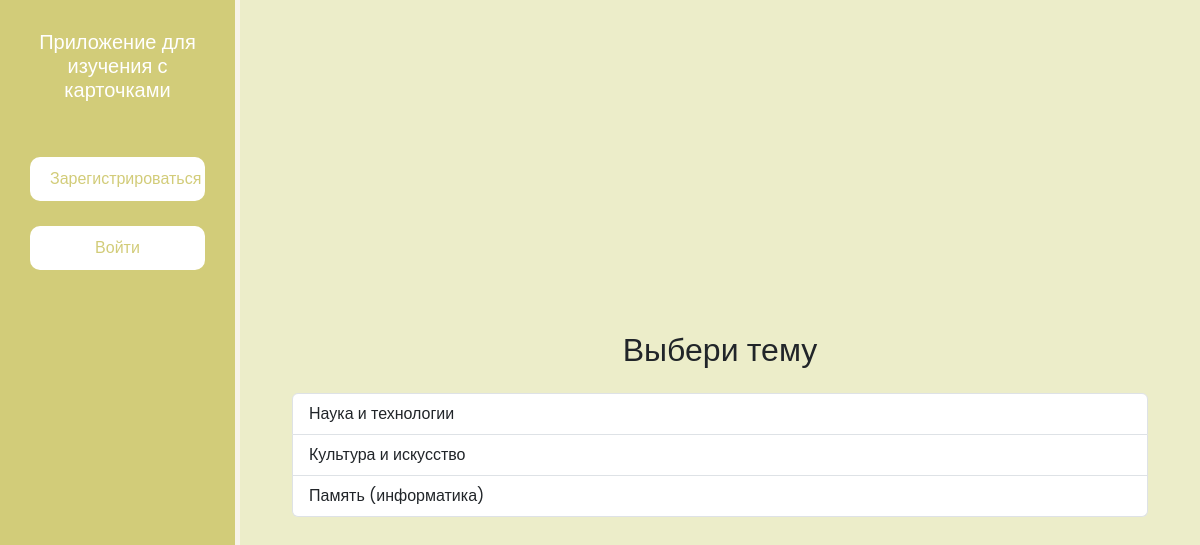
Page /popular/ on the committed database.
### cards/models.py (models this page shows, shortened)
class Topic(models.Model):
    name = models.CharField(max_length=255)

### cards/views.py (the view)
# urls.py: path('popular/', views.popular_cards, name='popular_cards'),
def popular_cards(request):
    topics = Topic.objects.all()
    return render(request, 'cards/popular_cards.html', {'topics': topics})

### cards/templates/cards/popular_cards.html (shortened to what this page needs)
{% extends 'users/layout.html' %}
{% load static %}
{% block content %}
<div class="container mt-5">
    <h2 class="text-center mb-4">Выбери тему</h2>
    <div class="list-group">
        {% for topic in topics %}
            <a href="{% url 'topic_cards' topic.id %}" class="list-group-item list-group-item-action">
                {{ topic.name }}
            </a>
        {% endfor %}
    </div>
</div>
{% endblock %}

### users/static/users/css/users.css (style rules this page uses)
* { margin: 0; padding: 0; box-sizing: border-box; font-family: 'Poppins', sans-serif; }
body { background: #ECEDC9; }

### users/templates/users/layout.html (style rules this page uses)
a { text-decoration: none; }

### rows in the picture
Topic: name "Наука и технологии"
Topic: name "Культура и искусство"
Topic: name "Память (информатика)"
